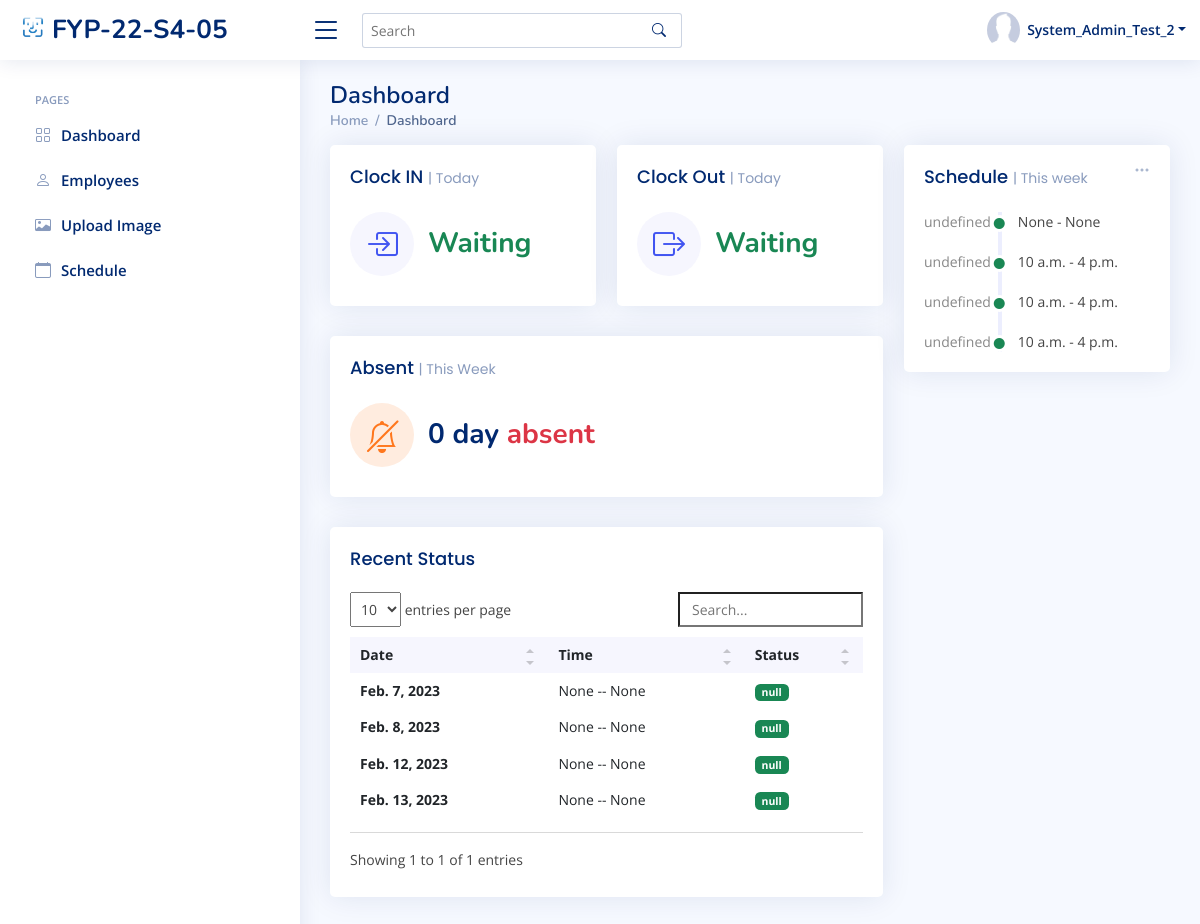
Before: /sys_admin/home/ (signed in) with the older database file.
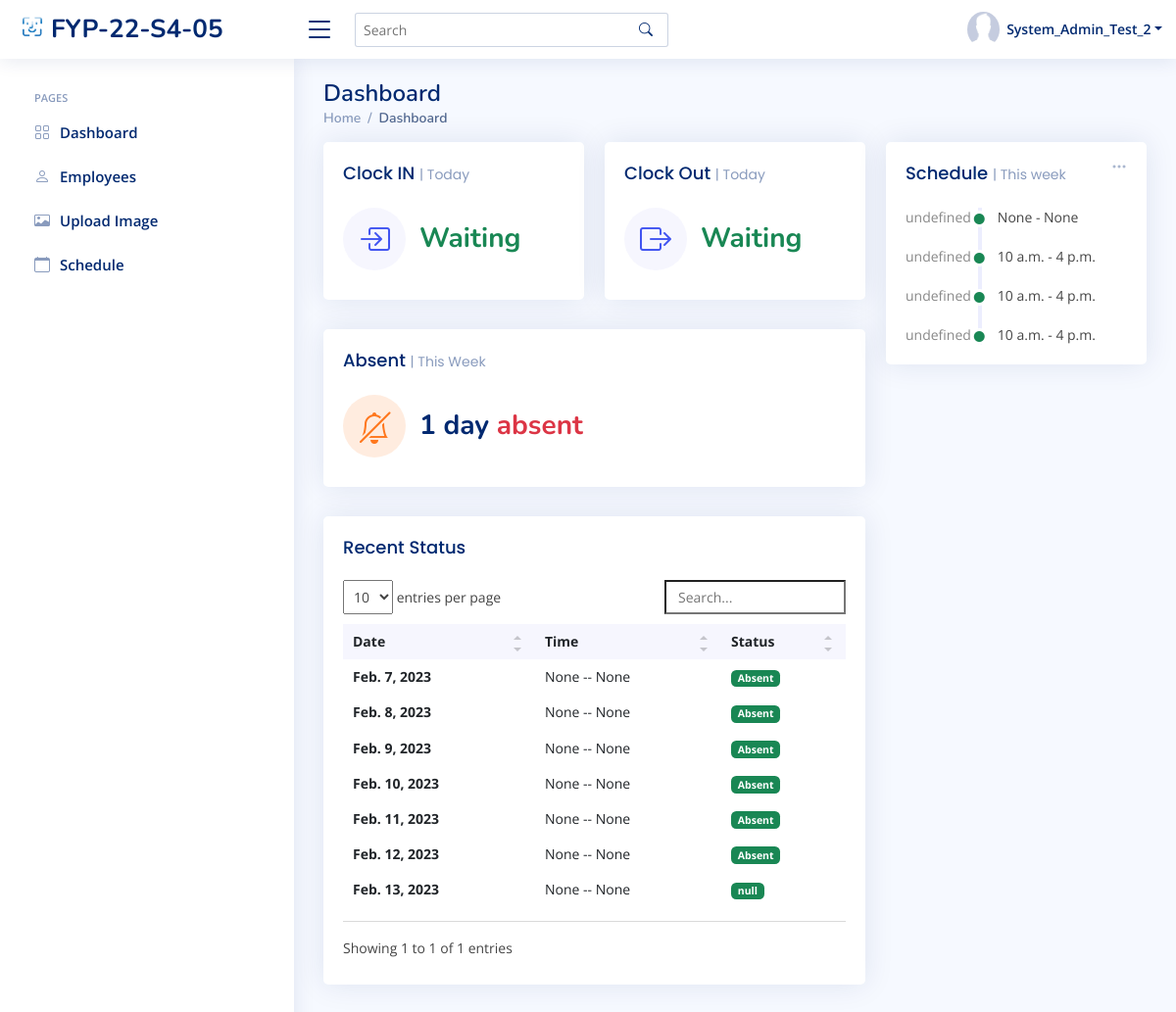
After: the same page with the newer database file.
### index/models.py (models this page shows, shortened)
class WorkSchedule(models.Model):
	WorkSchedule_id = models.BigAutoField(primary_key=True)
	Employee = models.ForeignKey(Employee,on_delete=models.DO_NOTHING)
	AttendanDate = models.DateField(null=True)
	InTime = models.TimeField(max_length=256, null=True, blank=True)
	OutTime = models.TimeField(max_length=256, null=True, blank=True)
	Mark = models.CharField(max_length=256,null=True)
	StartDate = models.DateField()
	EndDate = models.DateField()
	StartTime = models.TimeField(null=True)
	EndTime = models.TimeField(null=True)
	class Meta:
		db_table = 'WorkSchedule'

### index/views/sys_admin.py (the view)
# urls.py: path('sys_admin/home/', sys_admin.sys_admin_home, name='sys_admin_home'),
def sys_admin_home(request):
	dt = datetime.strptime(currentDate, '%Y-%m-%d')
	start = dt - timedelta(days=dt.weekday() + 1)
	end = start + timedelta(days=6)
	startDate = start.strftime('%Y-%m-%d')
	endDate = end.strftime('%Y-%m-%d')
	if 'Employee_ID' in request.session:
		fourdates = date.today() - timedelta(days=4)
		currentEmployee = Employee.objects.get(Employee_ID=request.session['Employee_ID'])
		CheckIn = ''
		CheckOut = ''
		Marklist = ['off', 'mc']
		try:
			currentAtten = WorkSchedule.objects.filter(Employee_id=request.session['Employee_ID']).filter(Q(AttendanDate=currentDate)|Q(StartDate=currentDate))
			if currentAtten.Mark.lower() != 'off' or currentAtten.Mark.lower() != 'mc':
				CheckIn = currentAtten.InTime
				CheckOut = currentAtten.OutTime
			else:
				CheckIn = 'OFF'
				CheckOut = 'OFF'
		except (AttributeError, ObjectDoesNotExist):
				CheckIn = 'Waiting'
				CheckOut = 'Waiting'
		scheduleWeek = WorkSchedule.objects.filter(Employee_id=request.session['Employee_ID'], StartDate__lte=endDate,
												   StartDate__gte=startDate).exclude(Mark__in=Marklist).order_by('StartDate')
		CountAsent = WorkSchedule.objects.filter(Employee_id=request.session['Employee_ID'],
												 AttendanDate__lte=currentDate, AttendanDate__gte=startDate).filter(Mark='Absent').count()
		RecentData = WorkSchedule.objects.filter(Employee_id=request.session['Employee_ID'],
												 AttendanDate__lte=currentDate).exclude(Mark__in=Marklist).order_by('AttendanDate', 'EndDate')
		context = {
			'Role': currentEmployee.Role.Role_ID,
			'Employee_ID': currentEmployee.Employee_ID,
			'Full_Name': currentEmployee.Full_Name,
			'Job_Title': currentEmployee.Job_Title,
			'PFP': currentEmployee.Profile_Image.url,
			'Redata': RecentData,
			'ScheduleWeek': scheduleWeek,
			'count':CountAsent,
			'CheckIn': CheckIn,
			'CheckOut': CheckOut,
		}
		return render(request, 'sys_admin/sys_admin_home.html', context)
	else:
		messages.error(request, 'Please login first')
		return redirect('login')

### templates/sys_admin/sys_admin_home.html (shortened to what the changed rows need)
{% extends "index/base.html" %}
{% load static %}
{% block content %}
  <main id="main" class="main">
    <div class="pagetitle">
      <h1>Dashboard</h1>
    </div>
    <section class="section dashboard">
      <div class="row">
        <div class="col-lg-8">
          <div class="row">
            <div class="col-xxl-4 col-xl-12">
              <div class="card info-card customers-card">
                <div class="card-body">
                  <div class="d-flex align-items-center">
                    <div class="ps-3">
                      <h6>{{ count}} day <span class="text-danger">absent</span></h6>
                    </div>
                  </div>
                </div>
              </div>
            </div>
            <div class="col-12">
              <div class="card recent-sales overflow-auto">
                <div class="card-body">
                  <table class="table table-borderless datatable">
                    <thead>
                      <tr>
                        <th scope="col">Date</th>
                        <th scope="col">Time</th>
                        <th scope="col">Status</th>
                      </tr>
                    </thead>
                      {% for Ad in Redata %}
                    <tbody>
                      <tr>
                        <th scope="row">{{ Ad.AttendanDate }}</th>
                        <td>{{ Ad.InTime }}   --   {{ Ad.OutTime }}</td>
                        <td><span class="badge bg-success">{{ Ad.Mark }}</span></td>
                      </tr>
                    </tbody>
                      {% endfor %}
                  </table>
                </div>
              </div>
            </div>
          </div>
        </div>
        <div class="col-lg-4">
          <div class="card">
            <div class="card-body">
              <div class="activity" id="activity">
               {% for Ad in ScheduleWeek %}
                <div class="activity-item d-flex">
                  <div class="activite-label week{{ forloop.counter }}" ></div>
                        <i class='bi bi-circle-fill activity-badge text-success align-self-start'></i>
                        <div class="activity-content">
                        {{ Ad.StartTime }} - {{ Ad.EndTime }} &#12288;
                            </div>
                </div>
                 {% endfor %}
              </div>
            </div>
          </div>
        </div>
      </div>
    </section>
  </main>
{% endblock content %}

Changed rows visible on the page:
changed WorkSchedule "Feb. 7, 2023": Mark "null" → "Absent"
changed WorkSchedule "Feb. 8, 2023": Mark "null" → "Absent"
now on this page (row edited): WorkSchedule: AttendanDate "Feb. 9, 2023", InTime "None", OutTime "None", Mark "Absent", shown under "Recent Status"
now on this page (row edited): WorkSchedule: AttendanDate "Feb. 10, 2023", InTime "None", OutTime "None", Mark "Absent", shown under "Recent Status"
now on this page (row edited): WorkSchedule: AttendanDate "Feb. 11, 2023", InTime "None", OutTime "None", Mark "Absent", shown under "Recent Status"
changed WorkSchedule "Feb. 12, 2023": Mark "null" → "Absent"
Other visible differences:
{{ count }}: "0" → "1"
